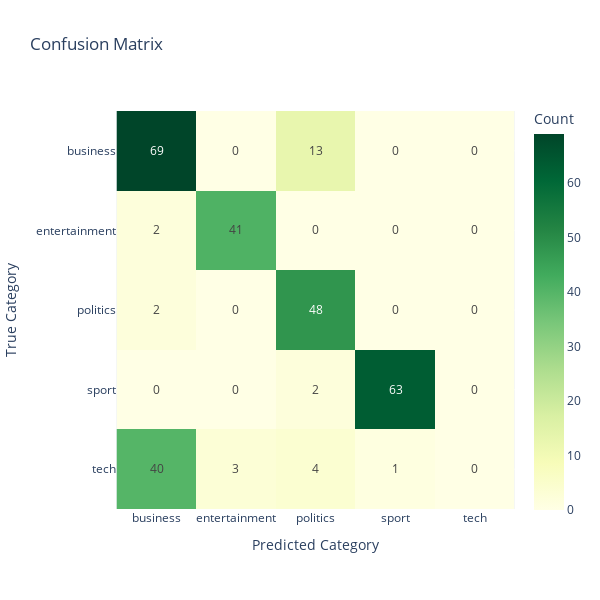

Here is the notebook cell this chart was saved with:
### Markdown cell above
## Confusion Matrix

Finally, I will evaluate the performance of the unsupervised learning models using a confusion matrix. The confusion matrix will show the true labels vs the predicted labels for the test set. This will help us understand how well the unsupervised learning models performed and how they relate to the original categories.

### Code cell
cm = confusion_matrix(y_test, y_test_pred, labels=np.unique(y_test))


# plot the confusion matrix using plotly
fig = px.imshow(
    cm,
    text_auto=True,
    labels=dict(x="Predicted Category", y="True Category", color="Count"),
    x=np.unique(y_test),
    y=np.unique(y_test),
    color_continuous_scale='YlGn',
    # aspect="auto",
    title="Confusion Matrix",
    width=600,
    height=600
)
fig.show()

### Figure 1 — Plotly figure (JSON) as saved in the notebook; plotly's stock layout.template omitted (floating-point values rounded to 4 significant figures)
{"data": [{"coloraxis": "coloraxis", "hovertemplate": "Predicted Category: %{x}<br>True Category: %{y}<br>Count: %{z}<extra></extra>", "name": "0", "texttemplate": "%{z}", "type": "heatmap", "x": ["business", "entertainment", "politics", "sport", "tech"], "xaxis": "x", "y": ["business", "entertainment", "politics", "sport", "tech"], "yaxis": "y", "z": [[69, 0, 13, 0, 0], [2, 41, 0, 0, 0], [2, 0, 48, 0, 0], [0, 0, 2, 63, 0], [40, 3, 4, 1, 0]]}], "layout": {"coloraxis": {"colorbar": {"title": {"text": "Count"}}, "colorscale": [[0, "rgb(255,255,229)"], [0.125, "rgb(247,252,185)"], [0.25, "rgb(217,240,163)"], [0.375, "rgb(173,221,142)"], [0.5, "rgb(120,198,121)"], [0.625, "rgb(65,171,93)"], [0.75, "rgb(35,132,67)"], [0.875, "rgb(0,104,55)"], [1, "rgb(0,69,41)"]]}, "height": 600, "title": {"text": "Confusion Matrix"}, "width": 600, "xaxis": {"anchor": "y", "constrain": "domain", "domain": [0, 1], "scaleanchor": "y", "title": {"text": "Predicted Category"}}, "yaxis": {"anchor": "x", "autorange": "reversed", "constrain": "domain", "domain": [0, 1], "title": {"text": "True Category"}}}}
